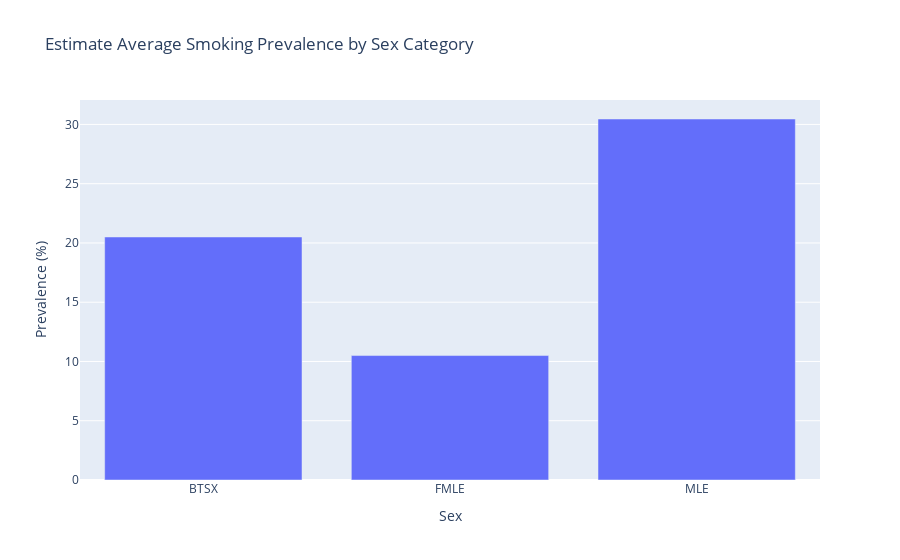

Notebook cell for this chart:
### Markdown cell above
##### Estimate Average Smoking Prevalence by Sex Category

### Code cell
import plotly.express as px

# Perform the aggregation to get the average value for each 'Dim1' category
aggregated_data = df_M_Est_smk_curr_std.groupby('Dim1')['NumericValue'].mean().reset_index()

# Create a bar plot using Plotly Express
fig = px.bar(
    aggregated_data,
    x='Dim1',
    y='NumericValue',
    color=None,
    title='Estimate Average Smoking Prevalence by Sex Category',
)

# Customize the layout if needed
fig.update_layout(
    xaxis_title='Sex',
    yaxis_title='Prevalence (%)',
)

# Show the plot
fig.show()

### Figure 1 — Plotly figure (JSON) as saved in the notebook; plotly's stock layout.template omitted (floating-point values rounded to 4 significant figures)
{"data": [{"alignmentgroup": "True", "hovertemplate": "Dim1=%{x}<br>NumericValue=%{y}<extra></extra>", "legendgroup": "", "marker": {"color": "#636efa", "pattern": {"shape": ""}}, "name": "", "offsetgroup": "", "orientation": "v", "showlegend": false, "textposition": "auto", "type": "bar", "x": ["BTSX", "FMLE", "MLE"], "xaxis": "x", "y": [20.5, 10.5, 30.46], "yaxis": "y"}], "layout": {"barmode": "relative", "legend": {"tracegroupgap": 0}, "title": {"text": "Estimate Average Smoking Prevalence by Sex Category"}, "xaxis": {"anchor": "y", "domain": [0, 1], "title": {"text": "Sex"}}, "yaxis": {"anchor": "x", "domain": [0, 1], "title": {"text": "Prevalence (%)"}}}}
